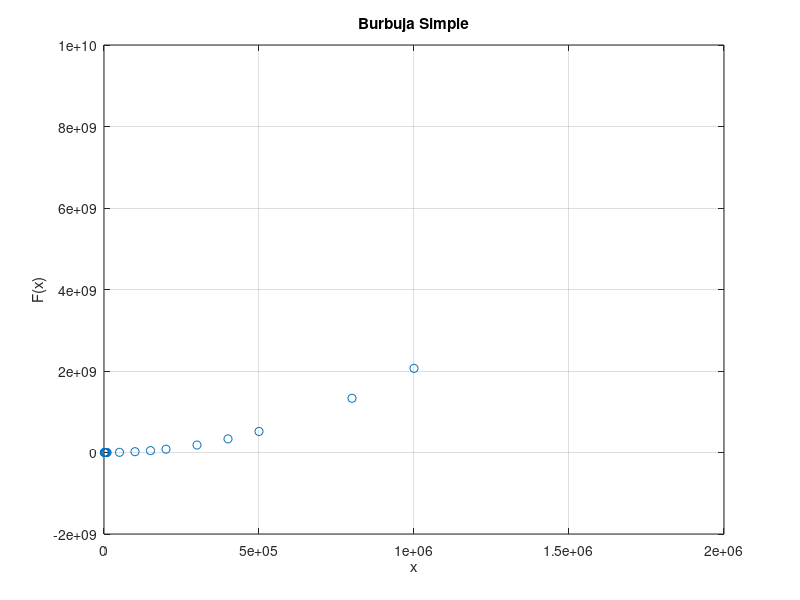

Recreate this plot in MATLAB.
 %%VALORES DE X 
x=[1000 2000 3000 4000 5000 8000 10000 50000 100000 150000 200000 300000 400000 500000 800000 1000000];
 
%%VALORES DE Y = F(x) en Microsegundos
y=[1377.1057 5446.1956 12263.0596 2140.9034 33519.0296 85758.9245 133898.9735 4591155.0522 19995191.0973 45504489.8987 81083990.8123 183158754.1103 334008224.0105 516283729.0764 1330882459.8789 2065227604.1508];

%%OBTENER UN POLINOMIO QUE SE AJUSTE A LOS PUNTOS X Y Y
grado=2; 				%%GRADO DEL POLINOMIO DE AJUSTE
p=polyfit(x,y,grado)	%%FUNCION QUE REALIZA EL AJUSTE POLINOMIAL

%%SE CREA UN ESPACIO PARA REALIZAR UNA GRAFICA EN 
%%DONDE SE COMPARA LA CURVA AJUSTADA CONTRA LOS 
%%VALORES EXPERIMENTALES
xi=linspace(0,2000000,1000000);      %%ESPACIO DE PUNTOS PARA Xi
z=polyval(p,xi);				%%EVALUACION DEL POLINOMIO P EN EL ESPACIO Xi

%%SE REALIZA LA FIGURA CORRESPONDIENTE
figure(1);
plot(x,y,'o',xi,z,'-'),grid;
ylabel('F(x)');
xlabel('x');
title('Burbuja Simple');